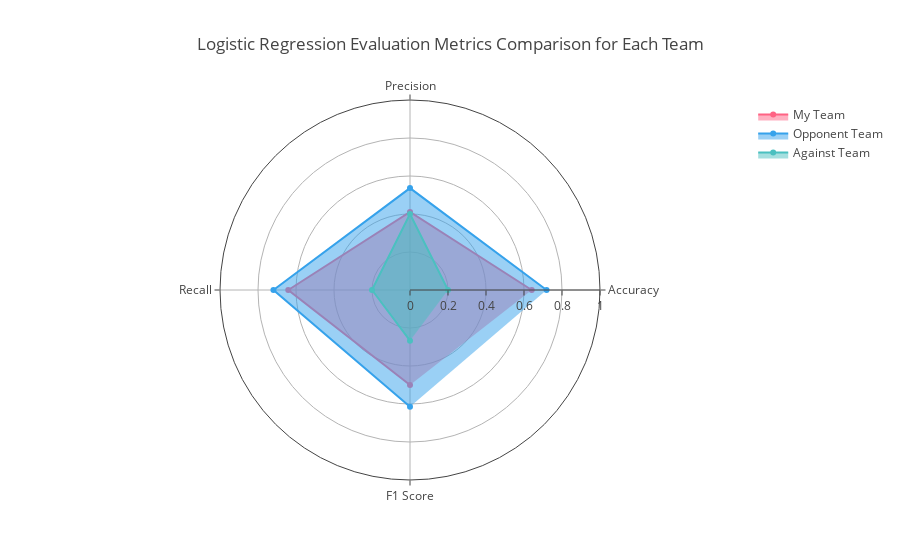

Notebook source saved alongside this figure:
### Code cell
#radar chart
labels = ['Accuracy', 'Precision', 'Recall', 'F1 Score']
myteam_metrics_logreg = [eval1['accuracy'], eval1['precision'], eval1['recall'], eval1['f1_score']]
oppteam_metrics_logreg = [eval2['accuracy'], eval2['precision'], eval2['recall'], eval2['f1_score']]
against_metrics_logreg = [eval3['accuracy'], eval3['precision'], eval3['recall'], eval3['f1_score']]

fig = go.Figure()

fig.add_trace(go.Scatterpolar(
    r=myteam_metrics_logreg,
    theta=labels,
    fill='toself',
    name='My Team',
    line=dict(color='rgb(255, 99, 132)')  
))

fig.add_trace(go.Scatterpolar(
    r=oppteam_metrics_logreg,
    theta=labels,
    fill='toself',
    name='Opponent Team',
    line=dict(color='rgb(54, 162, 235)') 
))

fig.add_trace(go.Scatterpolar(
    r=against_metrics_logreg,
    theta=labels,
    fill='toself',
    name='Against Team',
    line=dict(color='rgb(75, 192, 192)')  
))

fig.update_layout(
    title='Logistic Regression Evaluation Metrics Comparison for Each Team',
    polar=dict(
        radialaxis=dict(visible=True, range=[0, 1])
    ),
    showlegend=True
)

fig.show()

### Figure 1 — Plotly figure (JSON) as saved in the notebook; plotly's stock layout.template omitted (floating-point values rounded to 4 significant figures)
{"data": [{"fill": "toself", "line": {"color": "rgb(255, 99, 132)"}, "name": "My Team", "r": [0.6406, 0.4104, 0.6406, 0.5003], "theta": ["Accuracy", "Precision", "Recall", "F1 Score"], "type": "scatterpolar"}, {"fill": "toself", "line": {"color": "rgb(54, 162, 235)"}, "name": "Opponent Team", "r": [0.7188, 0.5362, 0.7188, 0.6142], "theta": ["Accuracy", "Precision", "Recall", "F1 Score"], "type": "scatterpolar"}, {"fill": "toself", "line": {"color": "rgb(75, 192, 192)"}, "name": "Against Team", "r": [0.2, 0.4, 0.2, 0.2667], "theta": ["Accuracy", "Precision", "Recall", "F1 Score"], "type": "scatterpolar"}], "layout": {"autosize": true, "polar": {"angularaxis": {"type": "category"}, "radialaxis": {"autorange": false, "range": [0, 1], "type": "linear", "visible": true}}, "showlegend": true, "title": {"text": "Logistic Regression Evaluation Metrics Comparison for Each Team"}}}
